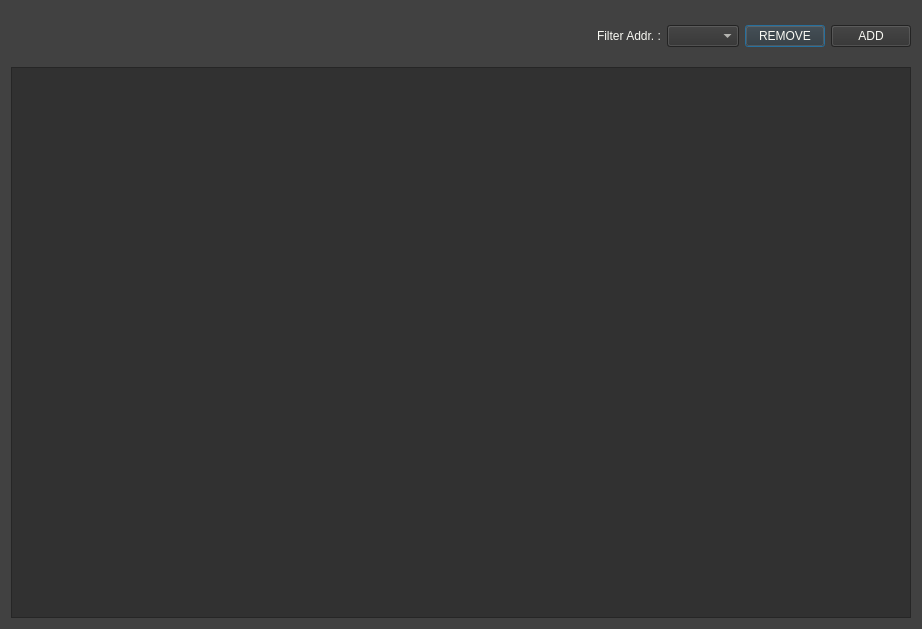
<?xml version="1.0" encoding="UTF-8"?>
<ui version="4.0">
 <class>ReadWin</class>
 <widget class="QDialog" name="ReadWin">
  <property name="geometry">
   <rect>
    <x>0</x>
    <y>0</y>
    <width>922</width>
    <height>629</height>
   </rect>
  </property>
  <property name="windowTitle">
   <string>Read Database</string>
  </property>
  <property name="styleSheet">
   <string notr="true">QDialog{
  background-color: #414141;
	color: rgb(238, 238, 236);
}</string>
  </property>
  <layout class="QGridLayout" name="gridLayout">
   <item row="0" column="0">
    <layout class="QVBoxLayout" name="verticalLayout" stretch="1,1,1,40">
     <item>
      <spacer name="verticalSpacer_2">
       <property name="orientation">
        <enum>Qt::Vertical</enum>
       </property>
       <property name="sizeHint" stdset="0">
        <size>
         <width>20</width>
         <height>40</height>
        </size>
       </property>
      </spacer>
     </item>
     <item>
      <layout class="QHBoxLayout" name="horizontalLayout">
       <item>
        <spacer name="horizontalSpacer">
         <property name="orientation">
          <enum>Qt::Horizontal</enum>
         </property>
         <property name="sizeHint" stdset="0">
          <size>
           <width>40</width>
           <height>20</height>
          </size>
         </property>
        </spacer>
       </item>
       <item>
        <widget class="QLabel" name="label">
         <property name="styleSheet">
          <string notr="true">color: #f8f8f2;</string>
         </property>
         <property name="text">
          <string>Filter Addr. :</string>
         </property>
        </widget>
       </item>
       <item>
        <widget class="QComboBox" name="comboBox">
         <property name="styleSheet">
          <string notr="true">background-color: #313131;
color: #f8f8f2;</string>
         </property>
        </widget>
       </item>
       <item>
        <widget class="QPushButton" name="pushButton_2">
         <property name="styleSheet">
          <string notr="true">background-color: #313131;
color: #f8f8f2;</string>
         </property>
         <property name="text">
          <string>REMOVE</string>
         </property>
         <property name="icon">
          <iconset resource="sources.qrc">
           <normaloff>:/imgs/arrow-up_23783.png</normaloff>:/imgs/arrow-up_23783.png</iconset>
         </property>
        </widget>
       </item>
       <item>
        <widget class="QPushButton" name="pushButton">
         <property name="styleSheet">
          <string notr="true">background-color: #313131;
color: #f8f8f2;</string>
         </property>
         <property name="text">
          <string>ADD</string>
         </property>
         <property name="icon">
          <iconset resource="sources.qrc">
           <normaloff>:/imgs/arrow-down_23784.png</normaloff>:/imgs/arrow-down_23784.png</iconset>
         </property>
        </widget>
       </item>
      </layout>
     </item>
     <item>
      <spacer name="verticalSpacer">
       <property name="orientation">
        <enum>Qt::Vertical</enum>
       </property>
       <property name="sizeHint" stdset="0">
        <size>
         <width>20</width>
         <height>40</height>
        </size>
       </property>
      </spacer>
     </item>
     <item>
      <widget class="QTableView" name="tableView">
       <property name="styleSheet">
        <string notr="true">background-color: #313131;
color: #f8f8f2;</string>
       </property>
       <property name="horizontalScrollBarPolicy">
        <enum>Qt::ScrollBarAsNeeded</enum>
       </property>
       <attribute name="horizontalHeaderMinimumSectionSize">
        <number>110</number>
       </attribute>
       <attribute name="horizontalHeaderShowSortIndicator" stdset="0">
        <bool>true</bool>
       </attribute>
       <attribute name="horizontalHeaderStretchLastSection">
        <bool>false</bool>
       </attribute>
       <attribute name="verticalHeaderVisible">
        <bool>false</bool>
       </attribute>
      </widget>
     </item>
    </layout>
   </item>
  </layout>
 </widget>
 <resources>
  <include location="sources.qrc"/>
 </resources>
 <connections/>
</ui>
